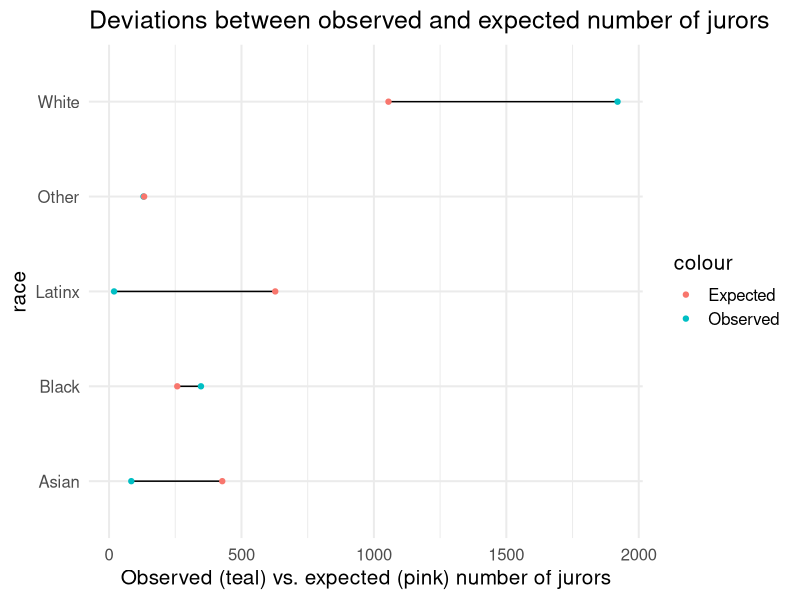
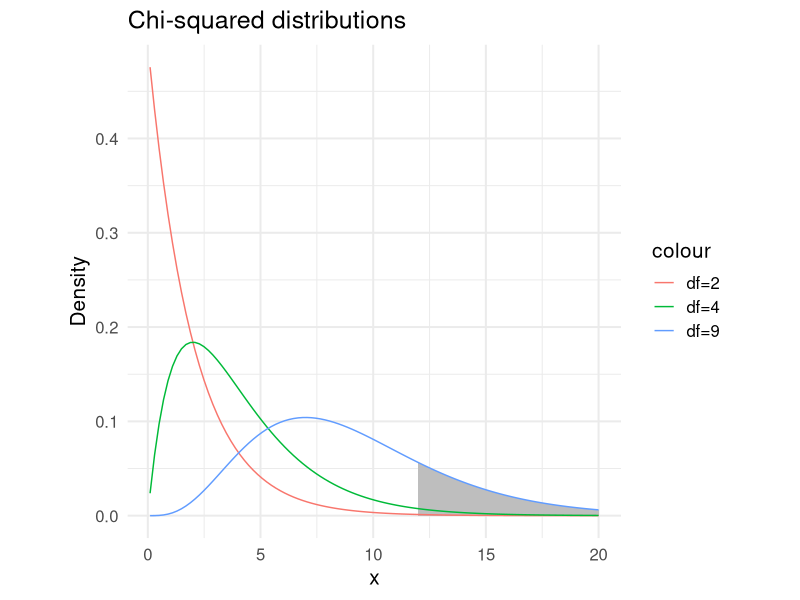

Reproduce these figures in R, in order.
## ---- chunk 1

library(ggplot2)
observed_counts <- c(1920, 347,   19,    84, 130)
expected_counts <- c(1055, 257.5, 627.5, 427.5, 132.5)
race <- c("White", "Black", "Latinx", "Asian", "Other")
jury_data <- data.frame("observed_counts" = observed_counts, "expected_counts" = expected_counts, "race" = race)

ggplot(jury_data, aes(y = race, x = observed_counts)) + 
  geom_segment(aes(xend = expected_counts, yend = race)) +
  geom_point(aes(col = "Observed")) + 
  geom_point(aes(col = "Expected", x = expected_counts)) +
  theme_minimal(base_size = 15) +
  labs(x = "Observed (teal) vs. expected (pink) number of jurors",
       title = "Deviations between observed and expected number of jurors")

## ---- chunk 2
# ggplot of the distribution at varying degrees of freedom

ggplot(data = data.frame(x = c(0.1, 20)), aes(x)) + 
  geom_area(stat = "function", fun = dchisq, args = list(df=9),
            xlim = c(12, 20), fill = "grey") +
  stat_function(fun = dchisq, n = 101, args = list(df=2), aes(col = "df=2")) +
  stat_function(fun = dchisq, n = 101, args = list(df=4), aes(col = "df=4")) +
  stat_function(fun = dchisq, n = 101, args = list(df=9), aes(col = "df=9")) +
  theme_minimal(base_size = 15) + 
  theme(aspect.ratio=1) +
  labs(y = "Density", title = "Chi-squared distributions")
## ---- chunk 3
pchisq(q = 1606.454, df = 4,lower.tail = F)
## ---- chunk 4
chisq.test(x = c(1920, 347, 19, 84, 130), # x is vector of observed counts
           p = c(.422, .103, .251, .171, .053)) # p is probability under the null
## ---- chunk 5
pchisq(q = 19.12, df = 6, lower.tail = F)
